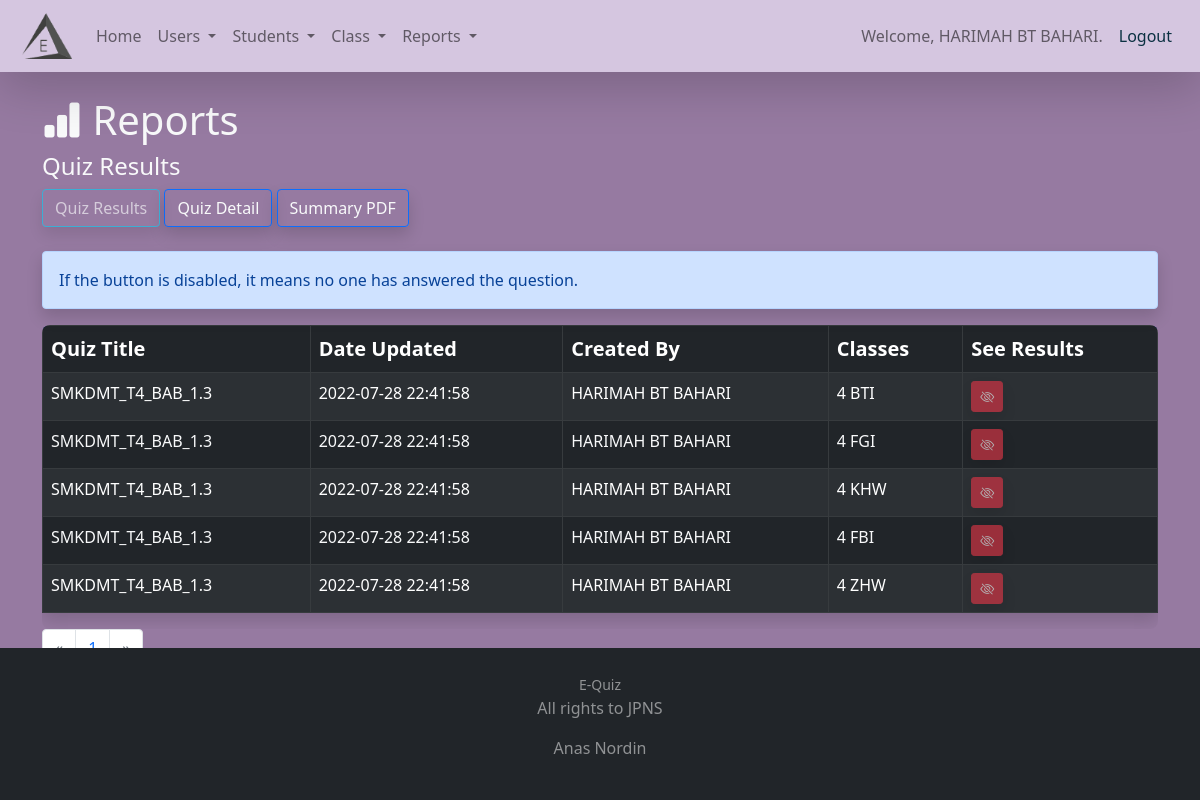
The app's page /admin/reports.php (signed in) with its own data.
### tables this page shows
CREATE TABLE `user` (
  `u_id` int(11) NOT NULL,
  `user_name` varchar(150) NOT NULL,
  `u_username` varchar(30) NOT NULL,
  `u_password` varchar(35) NOT NULL,
  `u_access_lvl` tinyint(4) NOT NULL,
  `date_updated` datetime NOT NULL DEFAULT current_timestamp() ON UPDATE current_timestamp()
);

CREATE TABLE `quiz_list` (
  `id` int(11) NOT NULL,
  `title` varchar(150) NOT NULL,
  `points` int(11) NOT NULL,
  `timer` int(11) NOT NULL,
  `u_id` int(11) NOT NULL,
  `is_active` int(11) NOT NULL COMMENT 'active = 1\r\nnot active = 0',
  `quiz_pw` varchar(50) DEFAULT NULL,
  `date_updated` datetime NOT NULL DEFAULT current_timestamp() ON UPDATE current_timestamp()
);

CREATE TABLE `class` (
  `class_id` int(11) NOT NULL,
  `class_section` varchar(10) NOT NULL
);

### admin/reports.php (the view, shortened to what this page needs)
<?php
include("../inc/database.php");
include("admin_header.php");
$rpp = 5;
isset($_GET['page']) ? $page = $_GET['page'] : $page = 0;
if($page > 1) {
    $start = ($page * $rpp) - $rpp;
} else {
    $start = 0;
}
$sql="SELECT ql.id, ql.title, ql.date_updated, u.user_name AS created_by, c.class_section AS std_class, c.class_id FROM `quiz_list` ql JOIN user u, student_quiz sq, class c WHERE ql.u_id = u.u_id AND ql.id = sq.quiz_id AND sq.class_id = c.class_id";
$query=$conn->query($sql);
$numRows = $query->num_rows;
$totalPages = $numRows / $rpp;
$SQLforQuizBasedOnClass = "SELECT ql.id, ql.title, ql.date_updated, u.user_name AS created_by, c.class_section AS std_class, c.class_id FROM `quiz_list` ql JOIN user u, student_quiz sq, class c WHERE ql.u_id = u.u_id AND ql.id = sq.quiz_id AND sq.class_id = c.class_id LIMIT $start, $rpp";
$QueryQBOC = $conn->query($SQLforQuizBasedOnClass);
?>
<br>
<div class="container text-light">
    <h1 class="bi bi-bar-chart-fill"> Reports <h4>Quiz Results</h4></h1>
    <a href="reports.php" class="btn btn-outline-info text-light shadow disabled">Quiz Results</a>
    <a href="quiz.php" class="btn btn-outline-primary text-light shadow">Quiz Detail</a>
    <a href="summary_report.php" class="btn btn-outline-primary text-light shadow">Summary PDF</a>
    <br>
    <br>
    <div class="alert alert-primary shadow" role="alert">
        If the button is disabled, it means no one has answered the question.
    </div>
    <div class="table-responsive table-scroll">
        <table class="table table-dark text-light table-striped shadow table-bordered table-hover">
            <thead style="background-color: #002d72;">
                <tr>
                    <th>Quiz Title</th>
                    <th>Date Updated</th>
                    <th>Created By</th>
                    <th>Classes</th>
                    <th>See Results</th>
                </tr>
            </thead>
            <tbody>
                <?php while ($callQBOC = mysqli_fetch_assoc($QueryQBOC)): ?>
                <tr>
                    <td><?php echo $callQBOC['title'] ?></td>
                    <td><?php echo $callQBOC['date_updated'] ?></td>
                    <td><?php echo $callQBOC['created_by'] ?></td>
                    <td><?php echo $callQBOC['std_class'] ?></td>
                    <td>
                        <?php
                            $SQL_DisableIfNoAnswer = "SELECT sc.std_points FROM student_quiz sq JOIN student_score sc, student s WHERE sq.quiz_id = sc.quiz_id AND s.std_id = sc.std_id AND sq.class_id = s.class_id AND sq.class_id = " . $callQBOC['class_id'] . " AND sq.quiz_id = ". $callQBOC['id'] ."";
                            $queryDisableIfNoAnswer = $conn->query($SQL_DisableIfNoAnswer);
                            $callDisable = mysqli_fetch_assoc($queryDisableIfNoAnswer);
                            if ($callDisable['std_points'] == ''): ?>
                            <a href="std_score.php?id=<?php echo $callQBOC['id'] ?>&class=<?php echo $callQBOC['class_id'] ?>" class="btn btn-sm btn-danger bi bi-eye-slash disabled shadow"></a>
                            <?php else: ?>
                                <a href="std_score.php?id=<?php echo $callQBOC['id'] ?>&class=<?php echo $callQBOC['class_id'] ?>" class="btn btn-sm btn-info bi bi-eye shadow"></a>
                            <?php endif; ?>
                    </td>
                </tr>
                <?php endwhile; ?>
            </tbody>
        </table>
    </div>
    <nav>
        <ul class="pagination">
            <li class="page-item <?php if ($_GET['page'] <= 1) { echo "disabled"; } ?>">
                <a class="page-link" href="?page=<?php echo $_GET['page'] - 1 ?>"><span aria-hidden="true">&laquo;</span></a>
            </li>
        <?php
        for ($i=1; $i < $totalPages + 1; $i++) { ?>
            <li class="page-item"><a class="page-link" href="?page=<?php echo $i ?>"><?php echo $i ?></a></li>
        <?php } ?>
            <li class="page-item <?php if ($_GET['page'] == $i - 1 or $_GET['page'] == '') { echo "disabled"; } ?>">
                <a class="page-link" href="?page=<?php echo $_GET['page'] + 1 ?>"><span aria-hidden="true">&raquo;</span></a>
            </li>
        </ul>
    </nav>
</div>
<div class="fixed-bottom">
<?php
include('admin_footer.php');
?>

### admin/admin_header.php (shortened to what this page needs)
<?php
include('../inc/database.php');
$sql="SELECT * FROM user WHERE u_id = " . $_SESSION['user_id'] . " ";
$query=$conn->query($sql);
$call=mysqli_fetch_assoc($query);
?>
<!DOCTYPE html>
<html lang="en">
    <head>
        <link href="https://cdn.jsdelivr.net/npm/bootstrap@5.0.2/dist/css/bootstrap.min.css" rel="stylesheet">
        <link rel="stylesheet" href="https://cdn.jsdelivr.net/npm/bootstrap-icons@1.7.2/font/bootstrap-icons.css">
        <link rel="stylesheet" href="https://cdn.jsdelivr.net/npm/select2@4.1.0-rc.0/dist/css/select2.min.css" />
        <link rel="stylesheet" href="https://cdn.jsdelivr.net/npm/select2-bootstrap-5-theme@1.2.0/dist/select2-bootstrap-5-theme.min.css" />
    </head>
    <body>
    <nav class="navbar navbar-expand-lg navbar-light bg-style shadow-lg">
        <div class="container-fluid">
            <a class="navbar-brand" href="index.php">
                <img src="../assets/logo_equiz_no_text.png" style="width:50px; margin-left: 10px;">
            </a>
            <div class="collapse navbar-collapse" id="navbarText">
                <ul class="navbar-nav me-auto mb-2 mb-lg-0">
                    <li class="nav-item active">
                        <a class="nav-link" href="index.php">Home</a>
                    </li>
                    <li class="nav-item dropdown">
                        <a class="nav-link dropdown-toggle" href="#" role="button" data-bs-toggle="dropdown" aria-expanded="false">
                            Users
                        </a>
                    </li>
                    <li class="nav-item dropdown">
                        <a class="nav-link dropdown-toggle" href="#" role="button" data-bs-toggle="dropdown" aria-expanded="false">
                            Students
                        </a>
                    </li>
                    <li class="nav-item dropdown">
                        <a class="nav-link dropdown-toggle" href="#" role="button" data-bs-toggle="dropdown" aria-expanded="false">
                            Class
                        </a>
                    </li>
                    <li class="nav-item dropdown">
                        <a class="nav-link dropdown-toggle" href="#" role="button" data-bs-toggle="dropdown" aria-expanded="false">
                            Reports
                        </a>
                    </li>
                </ul>
                <span class="navbar-text">
                    <?php echo "Welcome, ".$call['user_name']. "." ?>
                </span>
                <span class="navbar-text">
                    <a class="nav-link" style="color: #0B3142;" href="logout.php">Logout</a>
                </span>
            </div>
        </div>
    </nav>

### admin/admin_header.php (style rules this page uses)
.bg-style { background: #D5C6E0; }
html, body, .intro { height: 100%; }
table td, table th { text-overflow: ellipsis; white-space: nowrap; overflow: hidden; }
thead th { color: #fff; }
.table-scroll { border-radius: .5rem; }
.table-scroll table thead th { font-size: 1.25rem; }

### admin/admin_footer.php (style rules this page uses)
html, body { height: 100%; }
body { background: linear-gradient(to right, #967AA1, #967AA1); }

### records on screen
user: user_name "HARIMAH BT BAHARI"
quiz_list: title "SMKDMT_T4_BAB_1.3", date_updated "2022-07-28 22:41:58", u.user_name "HARIMAH BT BAHARI", class.class_section "4 BTI", class.class_section "4 FGI", class.class_section "4 KHW", class.class_section "4 FBI", class.class_section "4 ZHW"
